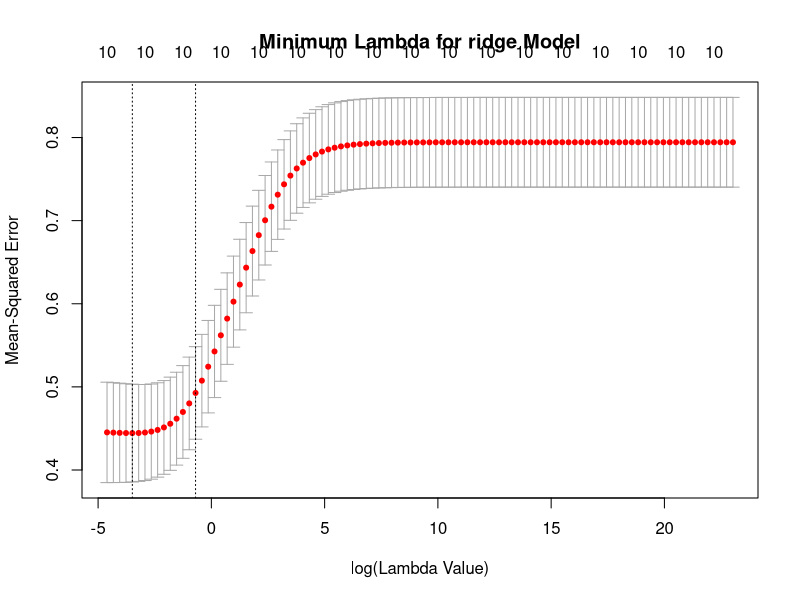

This chart was generated by the following R code:
library(glmnet)

#####################
# ridge for Hispanics
#####################


# Setting Seed for Reproducibility
set.seed(1)

scaled_data <- read.csv('../../data/scaled-predictors.csv')
scaled_data <- na.omit(scaled_data)

test_data <- as.matrix(scaled_data[,-c(1,2,3,ncol(scaled_data) - 1)])

# Loading tests of predictor subset and obervation subset
r <- ncol(test_data)

train <- sample(1:length(test_data[,1]), 400)

train_set <- test_data[train,]
test_set <- test_data[-train,]

x_train <- as.matrix(train_set[,-r])
y_train <- as.matrix(train_set[,r])

x_test <- as.matrix(test_set[,-r])
y_test <- as.matrix(test_set[,r])

lamb <- 10^seq(10, -2, length = 100)

# Preforming k = 10 Cross Variance
cv_ridge <- cv.glmnet(as.matrix(x_train), y_train, alpha = 0, intercept = FALSE,
                      standardize = FALSE, lambda = lamb)

# Minimum Lambda
ridge_lambda_min <- cv_ridge$lambda.min

# Saved ridge CV plot

plot(cv_ridge, main = "Minimum Lambda for ridge Model", xlab = "log(Lambda Value)")

# Use Cross Validated lambda value on the test sets to test MSE
y_hat <- predict(cv_ridge, as.matrix(x_test), s = ridge_lambda_min)
R_squared <- (y_test - y_hat)^2
ridge_mse <- sum(R_squared)/length(R_squared)

# Fitting on all Standardized Data Set Predictors
ridge_model <- glmnet(as.matrix(test_data[,-ncol(test_data)]), as.matrix(test_data[,ncol(test_data)]), standardize = FALSE,
                      intercept = FALSE, lambda = ridge_lambda_min, alpha = 0)

coefs <- ridge_model$beta

x_vals <- test_data[,-ncol(test_data)]
y_vals <- test_data[,ncol(test_data)]


# Largest residuals

fitted_vals <- apply(x_vals, 1, function(x) sum(x * coefs))
resid <- (fitted_vals - y_vals)

ridge_hisp <- cbind(scaled_data, resid)
ridge_hisp <- ridge_hisp[order(ridge_hisp$resid, decreasing = TRUE),]


save(ridge_model, cv_ridge, ridge_lambda_min, ridge_mse,
     file = "../../data/ridge-hisp-model.RData")

write.csv(ridge_hisp, "../../data/ranked-ridge-hispanic.csv")
